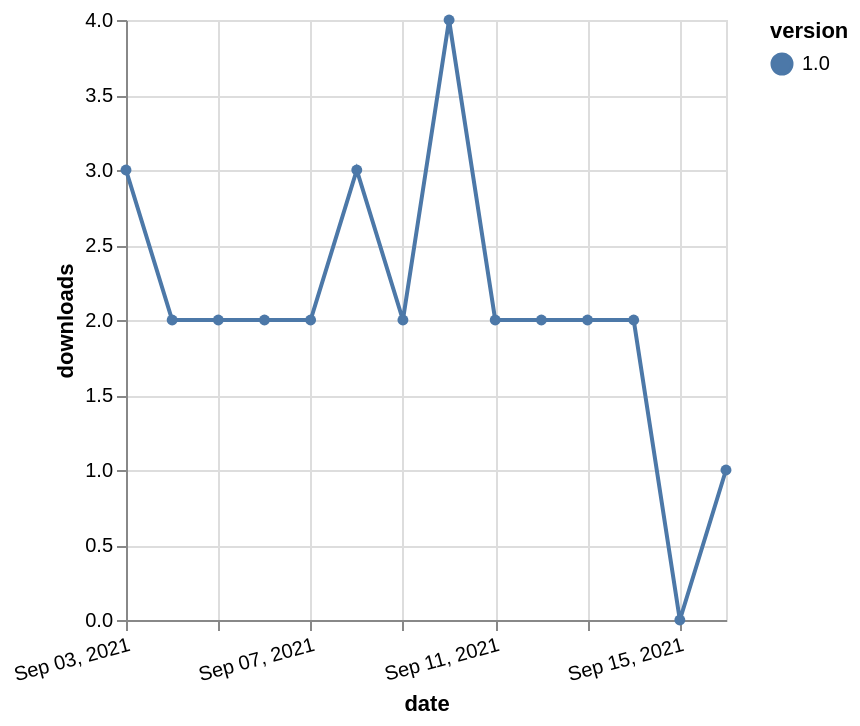

Here is the Vega-Lite specification saved for this chart:
### Vega-Lite specification from a JSON file in a GitHub repository (floating-point values rounded to 4 significant figures)
{"$schema": "https://vega.github.io/schema/vega-lite/v5.json", "description": "A simple bar chart with embedded data.", "data": {"values": [{"date": "2021-09-03", "total": 227, "delta": 3, "version": "1.0"}, {"date": "2021-09-04", "total": 229, "delta": 2, "version": "1.0"}, {"date": "2021-09-05", "total": 231, "delta": 2, "version": "1.0"}, {"date": "2021-09-06", "total": 233, "delta": 2, "version": "1.0"}, {"date": "2021-09-07", "total": 235, "delta": 2, "version": "1.0"}, {"date": "2021-09-08", "total": 238, "delta": 3, "version": "1.0"}, {"date": "2021-09-09", "total": 240, "delta": 2, "version": "1.0"}, {"date": "2021-09-10", "total": 244, "delta": 4, "version": "1.0"}, {"date": "2021-09-11", "total": 246, "delta": 2, "version": "1.0"}, {"date": "2021-09-12", "total": 248, "delta": 2, "version": "1.0"}, {"date": "2021-09-13", "total": 250, "delta": 2, "version": "1.0"}, {"date": "2021-09-14", "total": 252, "delta": 2, "version": "1.0"}, {"date": "2021-09-15", "total": 252, "delta": 0, "version": "1.0"}, {"date": "2021-09-16", "total": 253, "delta": 1, "version": "1.0"}]}, "width": "container", "mark": {"type": "line", "point": {"filled": true}}, "encoding": {"x": {"field": "date", "type": "temporal", "timeUnit": "yearmonthdate", "title": "date", "axis": {"labelAngle": -15}}, "y": {"field": "delta", "type": "quantitative", "title": "downloads"}, "color": {"field": "version", "type": "nominal"}, "tooltip": {"field": "delta"}}}
